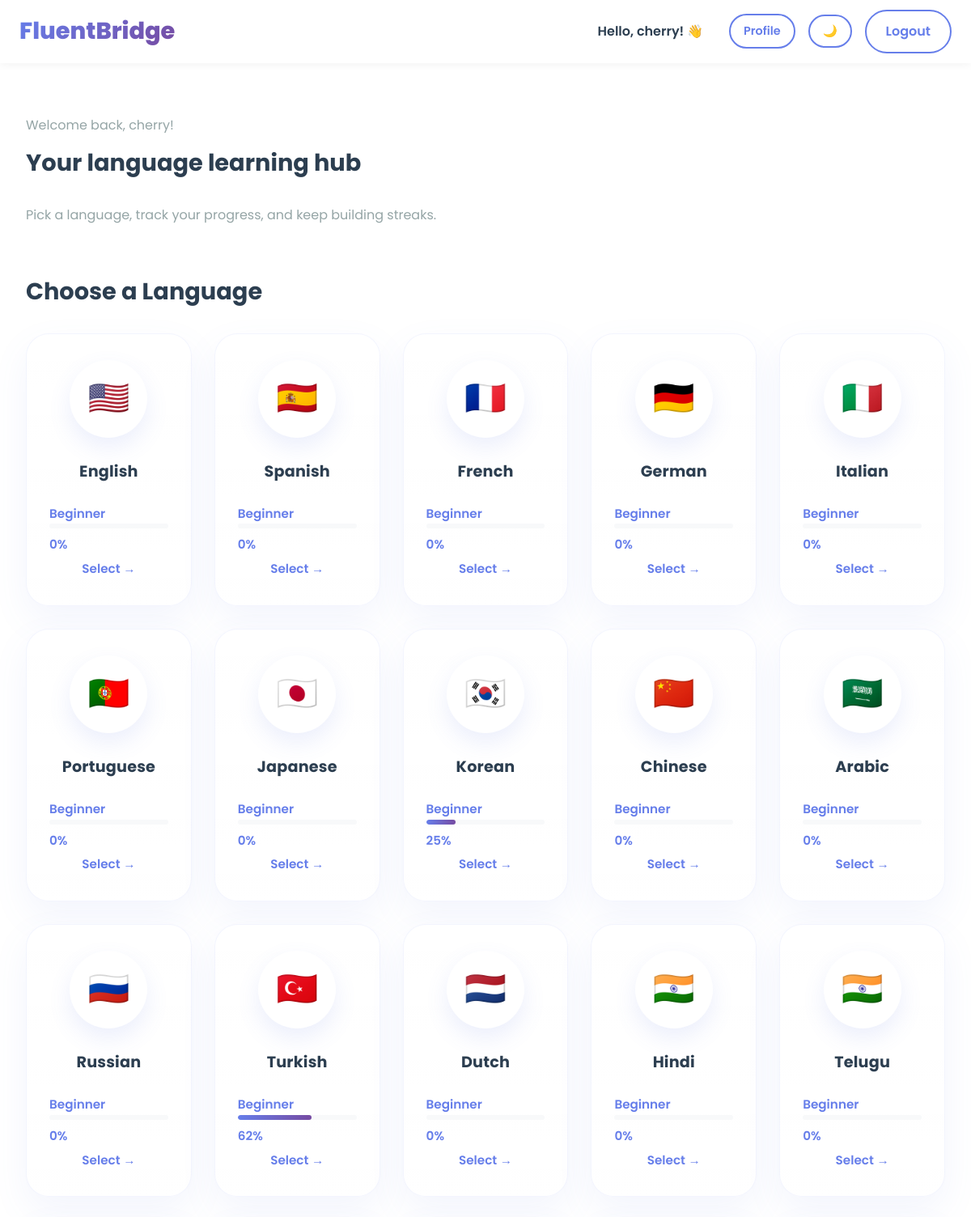
The app's page /dashboard (signed in, upper part) with its own data.
### tables this page shows
CREATE TABLE users
                 (id INTEGER PRIMARY KEY,
                  name TEXT NOT NULL,
                  email TEXT UNIQUE NOT NULL,
                  password TEXT NOT NULL,
                  profile_photo TEXT,
                  created_at TIMESTAMP DEFAULT CURRENT_TIMESTAMP);

CREATE TABLE languages
                 (id INTEGER PRIMARY KEY,
                  name TEXT NOT NULL UNIQUE,
                  flag TEXT NOT NULL);

CREATE TABLE user_progress
                 (id INTEGER PRIMARY KEY,
                  user_id INTEGER NOT NULL,
                  language_id INTEGER NOT NULL,
                  level TEXT DEFAULT 'Beginner',
                  score INTEGER DEFAULT 0,
                  streak INTEGER DEFAULT 0,
                  lessons_completed INTEGER DEFAULT 0,
                  quizzes_completed INTEGER DEFAULT 0,
                  last_learned TIMESTAMP,
                  FOREIGN KEY(user_id) REFERENCES users(id),
                  FOREIGN KEY(language_id) REFERENCES languages(id));

### app.py (the view, shortened to what this page needs)
@app.route('/dashboard')
@login_required
def dashboard():
    conn = get_db()
    c = conn.cursor()
    c.execute('SELECT * FROM users WHERE id = ?', (session['user_id'],))
    user = c.fetchone()
    c.execute('SELECT * FROM languages')
    languages = c.fetchall()
    c.execute('''SELECT * FROM user_progress WHERE user_id = ?''', (session['user_id'],))
    progress_rows = c.fetchall()
    progress = {row['language_id']: row for row in progress_rows}
    selected_language = None
    selected_progress = None
    recommended_lesson = None
    overall_score = 0
    if progress_rows:
        overall_score = int(sum([row['score'] for row in progress_rows]) / len(progress_rows))
    total_quizzes = sum([row['quizzes_completed'] for row in progress_rows]) if progress_rows else 0
    max_streak = max([row['streak'] for row in progress_rows]) if progress_rows else 0
    languages_started = sum(
        1 for row in progress_rows
        if row['score'] > 0 or row['lessons_completed'] > 0 or row['quizzes_completed'] > 0
    )
    achievements = []
    if max_streak >= 7:
        achievements.append({'icon': '🔥', 'title': 'Streak Keeper', 'subtitle': f'{max_streak}-day streak'})
    if total_quizzes >= 5:
        achievements.append({'icon': '🧠', 'title': 'Quiz Champion', 'subtitle': f'{total_quizzes} quizzes completed'})
    if languages_started >= 3:
        achievements.append({'icon': '🌍', 'title': 'Polyglot Path', 'subtitle': f'{languages_started} languages started'})
    if not achievements:
        achievements.append({'icon': '✨', 'title': 'Keep Going', 'subtitle': 'Complete lessons and quizzes to unlock more achievements'})
    if overall_score >= 80:
        badge = 'Language Master'
    elif overall_score >= 60:
        badge = 'Rising Star'
    elif overall_score >= 40:
        badge = 'Learner'
    else:
        badge = 'New Explorer'
    conn.close()
    return render_template('dashboard_page.html',
                          user=user,
                          languages=languages,
                          progress=progress,
                          selected_language=selected_language,
                          selected_progress=selected_progress,
                          recommended_lesson=recommended_lesson,
                          overall_score=overall_score,
                          badge=badge,
                          achievements=achievements)

### app.py (called while the page is built)
def get_db():
    conn = sqlite3.connect(DATABASE)
    conn.row_factory = sqlite3.Row
    return conn

def login_required(f):
    @wraps(f)
    def decorated_function(*args, **kwargs):
        if 'user_id' not in session:
            next_url = request.path
            return redirect(url_for('login', next=next_url))
        return f(*args, **kwargs)
    return decorated_function

### templates/dashboard_page.html (shortened to what this page needs)
<!DOCTYPE html>
<html lang="en">
<head>
    <link rel="stylesheet" href="{{ url_for('static', filename='style.css') }}">
</head>
<body>
    <nav class="navbar navbar-dashboard">
        <div class="navbar-brand">
            <h1 class="logo">FluentBridge</h1>
        </div>
        <div class="navbar-right">
            <span class="user-greeting">Hello, {{ user.name }}! 👋</span>
            <a href="/profile" class="btn btn-outline btn-small">Profile</a>
            <button class="btn btn-outline btn-small dark-toggle" type="button" onclick="toggleDarkMode()">🌙</button>
            <a href="/logout" class="btn btn-outline">Logout</a>
        </div>
    </nav>
    <div class="dashboard-container">
        <section class="dashboard-section dashboard-intro">
            <div class="dashboard-hero">
                <div>
                    <p class="eyebrow">Welcome back, {{ user.name }}!</p>
                    <h2>Your language learning hub</h2>
                    <p>Pick a language, track your progress, and keep building streaks.</p>
                </div>
            </div>
        </section>
        <section class="dashboard-section">
            <h2>Choose a Language</h2>
            <div class="languages-grid dashboard-grid">
                {% for language in languages %}
                <a href="{{ url_for('select_language', lang_id=language.id) }}" class="language-card dashboard-card">
                    <div class="flag large">{{ language.flag }}</div>
                    <h3>{{ language.name }}</h3>
                    {% if progress.get(language.id) %}
                        <div class="progress-info">
                            <p class="level">{{ progress[language.id].level }}</p>
                            <div class="progress-bar">
                                <div class="progress-fill" style="width: {{ progress[language.id].score }}%"></div>
                            </div>
                            <p class="score">{{ progress[language.id].score }}%</p>
                        </div>
                    {% else %}
                        <p class="status">Not started</p>
                    {% endif %}
                    <p class="start-btn">Select →</p>
                </a>
                {% endfor %}
            </div>
        </section>
    </div>
</body>
</html>

### static/style.css (style rules this page uses)
* { margin: 0; padding: 0; box-sizing: border-box; }
:root { --primary: #667eea; --secondary: #764ba2; --accent: #ff6b6b; --success: #51cf66; --warning: #ffa500; --danger: #ff6b6b; --light: #f8f9fa; --lighter: #f0f3ff; --dark: #2c3e50; --gray: #95a5a6; }
html { scroll-behavior: smooth; }
body { font-family: 'Poppins', sans-serif; color: var(--dark); background: #ffffff; line-height: 1.6; }
h1, h2, h3, h4, h5, h6 { font-weight: 700; line-height: 1.3; }
h1 { font-size: 3rem; }
h2 { font-size: 2rem; margin-bottom: 1rem; }
h3 { font-size: 1.5rem; }
p { color: var(--gray); margin-bottom: 1rem; }
.navbar { display: flex; justify-content: space-between; align-items: center; padding: 1rem 1.5rem; background: white; box-shadow: 0 2px 10px rgba(0, 0, 0, 0.05); position: sticky; top: 0; z-index: 1000; width: 100%; }
.navbar-brand { display: flex; align-items: center; }
.logo { font-size: 1.8rem; font-weight: 800; background: linear-gradient(135deg, var(--primary), var(--secondary)); -webkit-background-clip: text; -webkit-text-fill-color: transparent; background-clip: text; margin: 0; }
.navbar-right { display: flex; gap: 1rem; align-items: center; }
.user-greeting { font-weight: 600; color: var(--dark); margin-right: 1rem; }
.navbar-dashboard { display: flex; align-items: center; justify-content: space-between; gap: 1.5rem; padding: 0.75rem 1.5rem; }
.btn { display: inline-block; padding: 0.75rem 1.5rem; border-radius: 50px; border: none; font-weight: 600; cursor: pointer; transition: all 0.3s ease; text-decoration: none; font-size: 1rem; font-family: 'Poppins', sans-serif; }
.btn-outline { background: white; border: 2px solid var(--primary); color: var(--primary); }
.dark-toggle { min-width: 48px; background: rgba(255, 255, 255, 0.06); color: var(--primary); }
.btn-small { padding: 0.5rem 1rem; font-size: 0.9rem; }
.languages-grid { display: grid; grid-template-columns: repeat(auto-fit, minmax(180px, 1fr)); gap: 1.75rem; margin-top: 2rem; align-items: stretch; }
.language-card { background: linear-gradient(180deg, rgba(255, 255, 255, 0.98), #ffffff); border-radius: 28px; padding: 2rem 1.75rem; text-align: center; text-decoration: none; color: var(--dark); transition: transform 0.35s ease, box-shadow 0.35s ease, background 0.35s ease; box-shadow: 0 18px 45px rgba(102, 126, 234, 0.08); cursor: pointer; border: 1px solid rgba(102, 126, 234, 0.08); display: flex; flex-direction: column; justify-content: center; }
.language-card .flag { width: 96px; height: 96px; margin: 0 auto 1.15rem; border-radius: 50%; display: grid; place-items: center; background: white; box-shadow: 0 12px 28px rgba(102, 126, 234, 0.12); transition: transform 0.35s ease, box-shadow 0.35s ease; font-size: 2.6rem; }
.language-card h3 { margin: 0.75rem 0 0.35rem; color: var(--dark); font-size: 1.2rem; letter-spacing: 0.01em; }
.language-card p { margin: 0.35rem 0 0; font-size: 0.95rem; color: var(--primary); font-weight: 600; }
.progress-info { margin-top: 1rem; text-align: left; }
.level { font-size: 0.85rem; color: var(--gray); margin-bottom: 0.5rem; }
.progress-bar { width: 100%; height: 6px; background: var(--light); border-radius: 10px; overflow: hidden; margin-bottom: 0.5rem; }
.progress-fill { height: 100%; background: linear-gradient(90deg, var(--primary), var(--secondary)); border-radius: 10px; transition: width 0.3s ease; }
.score { font-size: 0.85rem; color: var(--primary); font-weight: 600; }
.start-btn { color: var(--primary); font-size: 0.95rem; }
.dashboard-container { padding: 3rem 2rem; max-width: 1200px; margin: 0 auto; }
.dashboard-section h2 { color: var(--dark); margin-bottom: 2rem; font-size: 1.8rem; }
.dashboard-hero { display: grid; grid-template-columns: 1fr 360px; gap: 2rem; align-items: start; margin-bottom: 3rem; }
.dashboard-hero p { margin-top: 1rem; }
.language-card { position: relative; z-index: 10; cursor: pointer; }
.languages-grid { position: relative; z-index: 10; }

### records on screen
users: name "cherry"
languages: flag "🇺🇸", name "English"
user_progress: level "Beginner", score "0"
languages: flag "🇪🇸", name "Spanish"
user_progress: level "Beginner", score "0"
languages: flag "🇫🇷", name "French"
user_progress: level "Beginner", score "0"
languages: flag "🇩🇪", name "German"
user_progress: level "Beginner", score "0"
languages: flag "🇮🇹", name "Italian"
user_progress: level "Beginner", score "0"
languages: flag "🇵🇹", name "Portuguese"
user_progress: level "Beginner", score "0"
languages: flag "🇯🇵", name "Japanese"
user_progress: level "Beginner", score "0"
languages: flag "🇰🇷", name "Korean"
user_progress: level "Beginner", score "25"
languages: flag "🇨🇳", name "Chinese"
user_progress: level "Beginner", score "0"
languages: flag "🇸🇦", name "Arabic"
user_progress: level "Beginner", score "0"
languages: flag "🇷🇺", name "Russian"
user_progress: level "Beginner", score "0"
languages: flag "🇹🇷", name "Turkish"
user_progress: level "Beginner", score "62"
languages: flag "🇳🇱", name "Dutch"
user_progress: level "Beginner", score "0"
languages: flag "🇮🇳", name "Hindi"
user_progress: level "Beginner", score "0"
languages: flag "🇮🇳", name "Telugu"
user_progress: level "Beginner", score "0"
